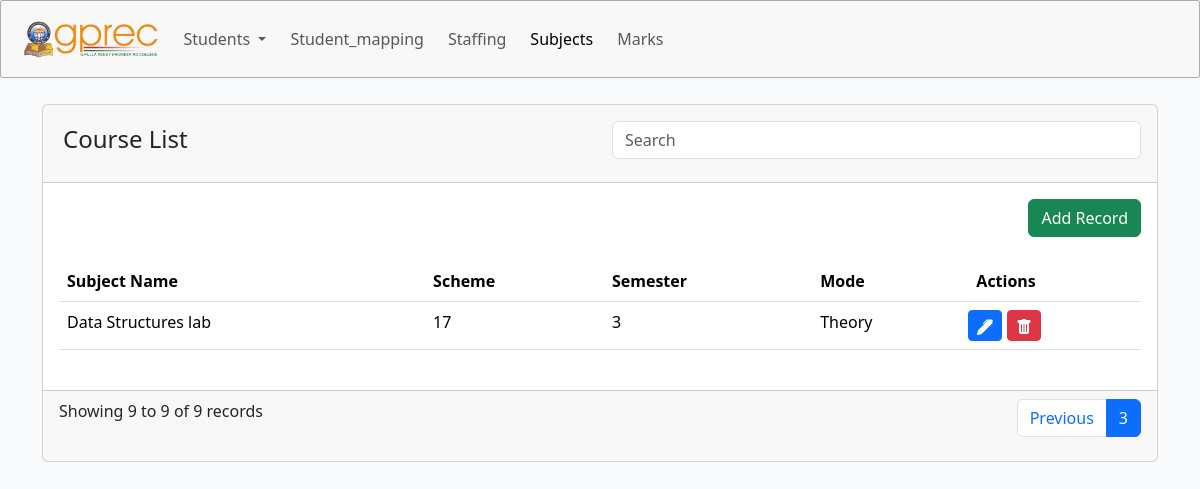
Before: /show?page=3 with the older database file.
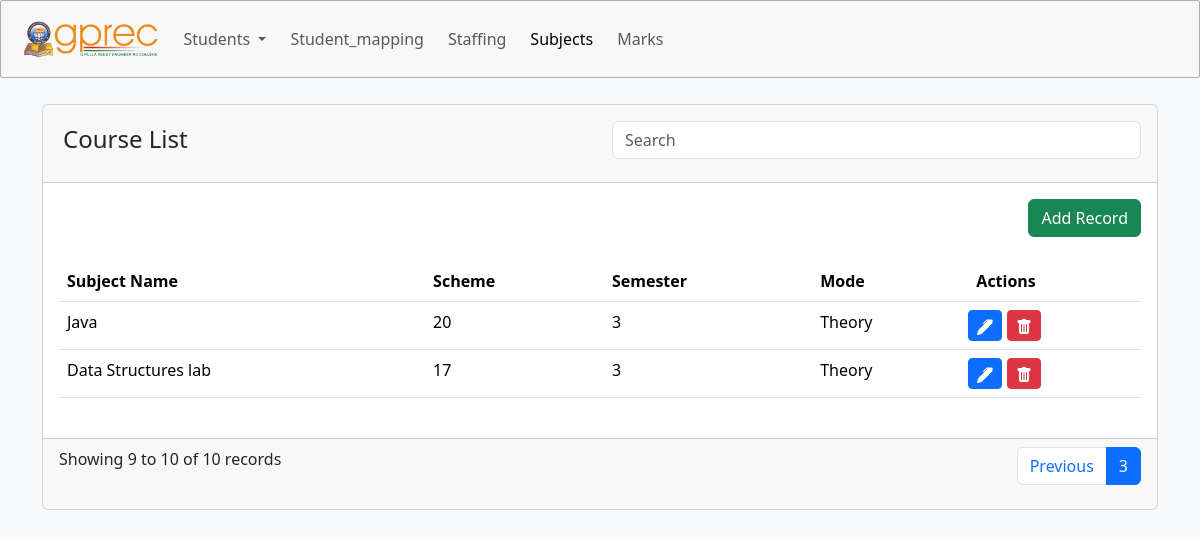
After: the same page with the newer database file.
### acad/models.py (models this page shows, shortened)
class Subjects(models.Model):
    course_code=models.CharField(max_length=10)
    subject=models.CharField(max_length=50)
    category=models.CharField(max_length=6)
    scheme=models.IntegerField()
    semester=models.IntegerField()
    mode=models.CharField(max_length=10)
    credits=models.DecimalField(max_digits=10, decimal_places=2)
    type=models.CharField(max_length=10)
    end_exam_marks=models.IntegerField()
    cia_marks=models.IntegerField()
    total_marks=models.IntegerField()

### acad/views.py (the view)
# urls.py: path('show', views.show, name='show'),
def show(request):
    subjects_records = Subjects.objects.all().order_by('-id')
    subjects_with_branches = []
    for subject_record in subjects_records:
        course_code = subject_record.course_code
        branches = Branch.objects.filter(course_code=course_code).values_list('branch', flat=True)
        subjects_with_branches.append({'subject': subject_record, 'branches': branches})
    page = request.GET.get('page', 1)
    records_per_page = 4
    paginator = Paginator(subjects_with_branches, records_per_page)
    try:
        records = paginator.page(page)
    except EmptyPage:
        records = paginator.page(paginator.num_pages)
    return render(request, 'show.html', {'records': records})

### templates/show.html (shortened to what this page needs)
{% extends "base.html" %}
{% block body %}
{% load static %}
<link rel="stylesheet" href="{% static "bbbootstrap.css" %}">
<div class="container my-5">
    <div class="card">
        <div class="card-header p-3">
            <div class="row">
                <div class="col-md-6">
                    <h4 class="p-1">Course List</h4>
                </div>
                <div class="col-md-6 text-right">
                    <input type="text" id="searchInput" class="form-control" placeholder="Search">
                </div>
            </div>
        </div>
        <div class="card-body">
            <div class="row">
                <div class="col">
                    <a href="{% url 'subject' %}" class="btn btn-success float-end mb-4">Add Record</a>
                </div>
            </div>
            <div class="row">
                <div class="table-responsive">
                    <table class="table" id="dataTable">
                        <thead>
                            <tr>
                                <th>Subject Name</th>
                                <th>Scheme</th>
                                <th>Semester</th>
                                <th>Mode</th>
                                <th>Actions</th>
                            </tr>
                        </thead>
                        <tbody>
                            {% for record in records %}
                            <tr>
                                <td>{{ record.subject.subject }}</td>
                                <td>{{ record.subject.scheme }}</td>
                                <td>{{ record.subject.semester }}</td>
                                <td>{{ record.subject.mode }}</td>
                                <td class="mx-0 px-0">
                                    <button class="btn btn-sm btn-primary" data-bs-toggle="modal"
                                        data-bs-target="#editModal{{ record.subject.id }}">
                                    </button>
                                    <button class="btn btn-sm btn-danger" data-bs-toggle="modal"
                                        data-bs-target="#deleteModal{{ record.subject.id }}">
                                    </button>
                                </td>
                            </tr>
                            {% endfor %}
                        </tbody>
                    </table>
                </div>
            </div>
        </div>
        <div class="card-footer mt-2">
            <div class="d-flex justify-content-between">
                <span>Showing {{ records.start_index }} to {{ records.end_index }} of {{ records.paginator.count }}
                    records</span>
                <ul class="pagination">
                    {% if records.has_previous %}
                    <li class="page-item"><a class="page-link"
                            href="?page={{ records.previous_page_number }}">Previous</a></li>
                    {% endif %}
                    <li class="page-item active"><span class="page-link">{{ records.number }}</span></li>
                </ul>
            </div>
        </div>
    </div>
</div>
{% endblock body %}

### templates/base.html (shortened to what this page needs)
<!DOCTYPE html>
{% load static %}
<html lang="en">
  <head>
    <link
      href="https://cdn.jsdelivr.net/npm/bootstrap@5.3.2/dist/css/bootstrap.min.css"
      rel="stylesheet"
    />
  </head>
  <body class="bg-light">
    <nav
      class="navbar navbar navbar-expand-lg fixed-top"
      style="
        background-color: rgba(248, 248, 248, 1);
        border: solid 1px rgba(0, 0, 0, 0.3);
        border-radius: 3px;
      "
    >
      <div class="container-fluid">
        <img
          src=" {% static 'gprec.png' %} "
          alt="img/TopHeader.jpg"
          class="img-fluid mx-2"
          style="height: 60px"
        />
        <div class="collapse navbar-collapse" id="navbarSupportedContent">
          <ul class="navbar-nav me-auto mb-2 mb-lg-0">
            <li class="nav-item dropdown">
              <a
                class="nav-link dropdown-toggle {% if request.resolver_match.url_name == 'student' or request.resolver_match.url_name == 'inactive' or request.resolver_match.url_name == 'detention' %}active{% endif %}"
                href="#"
                role="button"
                data-bs-toggle="dropdown"
                aria-expanded="false"
              >
                Students
              </a>
            </li>
            <li class="nav-item">
              <a
                class="nav-link {% if request.resolver_match.url_name == 'student_mapping' %}active{% endif %}"
                href="/student_mapping"
                >Student_mapping</a
              >
            </li>
            <li class="nav-item">
              <a
                class="nav-link {% if request.resolver_match.url_name == 'faculty_mapping' %}active{% endif %}"
                href="/faculty_mapping"
                >Staffing</a
              >
            </li>
            <li class="nav-item">
              <a
                class="nav-link {% if request.resolver_match.url_name == 'show' %}active{% endif %}"
                href="/show"
                >Subjects</a
              >
            </li>
            <li class="nav-item">
              <a
                class="nav-link {% if request.resolver_match.url_name == 'marks' %}active{% endif %}"
                href="/marks"
                >Marks</a
              >
            </li>
          </ul>
        </div>
      </div>
    </nav>
    <div class="container-fluid" style="height: 56px"></div>
    {% block body %}{% endblock body %}
  </body>
</html>

Changed rows visible on the page:
now on this page (row edited): Subjects: subject.subject "Java", subject.scheme "20", subject.semester "3", subject.mode "Theory"
Other visible differences:
{{ records.end_index }}: "9" → "10"
{{ records.paginator.count }}: "9" → "10"
